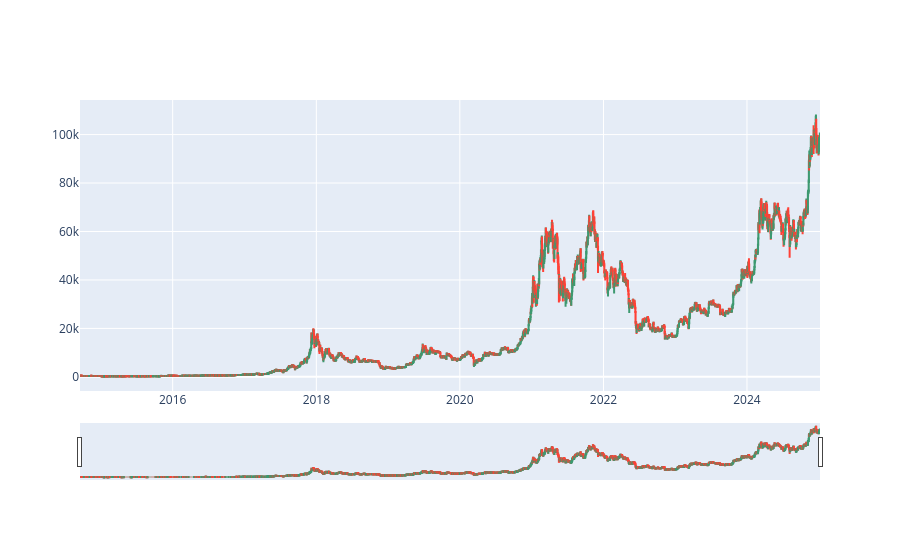

The code cell stored with this chart in its notebook:
### Code cell
df = df_BTC
df.columns = df.columns.droplevel(1)

fig = go.Figure(data=[go.Candlestick(x=df.index,
                open=df['Open'],
                high=df['High'],
                low=df['Low'],
                close=df['Close'])])

fig.show()

### Figure 1 — Plotly figure (JSON) as saved in the notebook; plotly's stock layout.template omitted (floating-point values rounded to 4 significant figures; data arrays with more than 128 entries replaced by an {"elided": "..."} marker saying what was removed)
{"data": [{"close": {"elided": "3765 float values"}, "high": {"elided": "3765 float values"}, "low": {"elided": "3765 float values"}, "open": {"elided": "3765 float values"}, "type": "candlestick", "x": {"elided": "3765 str values"}}], "layout": {}}
